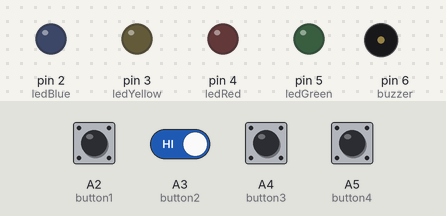
A sketch run on a simulated Arduino Uno, built with avr-gcc and run on an emulated ATmega328P. Shown: output pins drawn as LEDs (lit = HIGH), buzzer (waves = sounding). Dashed ring = blinking. The inputs (shaded band) are chosen by the test bench; at power-on: A2 (button1), A3 (button2), A4 (button3), A5 (button4) HIGH. Random numbers use the default seed unless the sketch sets one.

Above: at 1.2 s.
1.3 s: A2 (button1) pulled LOW for 0.15 s
At 1.52 s:
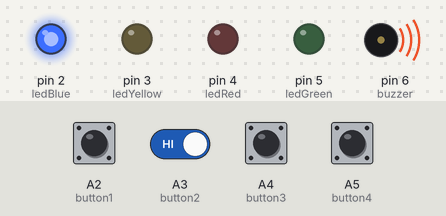
At 3.84 s:
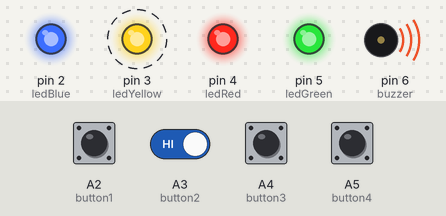
4.3 s: A2 (button1) driven LOW and A3 (button2) driven LOW
At 5.56 s:
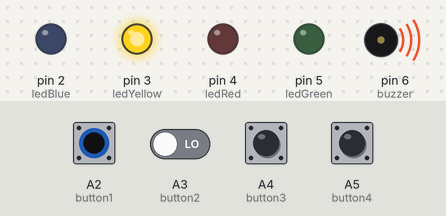
Timing chart, 0 to 13.3 s (numbered marks = the images above; inputs shaded):
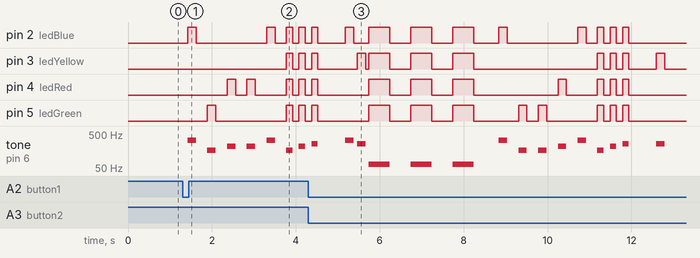

The sketch:

CarvalhoSantos_SimonSaysCode.ino
```cpp
/*
 *
 *  Author      : João Carvalho Santos
 *  Project     : Jeu du Simon
 *  DATE        : 08 november 2022
 *  VERSION     : 1.0
 *  Description : Simon says game (sequence mode) : 4 LED's will turn on in a sequence, the player has to press the buttons in the same order. Press the 1st button to start
 *
 */

// libraries
#include <Bounce2.h>

// defines a name for each button pin
#define button1 A2
#define button2 A3
#define button3 A4
#define button4 A5

// defines a name for each led pin
#define ledBlue 2
#define ledYellow 3
#define ledRed 4
#define ledGreen 5

// defines a name for the buzzer pin
#define buzzer 6

// defines de maximum of codes
#define CODES_MAX 31

// initialize global variables
int codesMemory[CODES_MAX];
bool wrongCode = false;
int code;
bool lost = false;

// instantiate Bounce objects
Bounce debouncer1 = Bounce();
Bounce debouncer2 = Bounce();
Bounce debouncer3 = Bounce();
Bounce debouncer4 = Bounce();

// table with all the different notes needed
const float gameNotes[]={65.41,329.63,261.63,220,164.81,0,400,500,600,700,800,900,1300};

void setup(){
  debouncer1.attach(button1, INPUT_PULLUP); // attaches anti-bounce to pin A2 (first button) as INPUT_PULLUP
  debouncer1.interval(25);                  // anti-bounce interval equals to 25 milliseconds

  debouncer2.attach(button2, INPUT_PULLUP); // attaches anti-bounce to pin A3 (second button) as INPUT_PULLUP
  debouncer2.interval(25);                  // anti-bounce interval equals to 25 milliseconds

  debouncer3.attach(button3, INPUT_PULLUP); // attaches anti-bounce to pin A4 (third button) as INPUT_PULLUP
  debouncer3.interval(25);                  // anti-bounce interval equals to 25 milliseconds

  debouncer4.attach(button4, INPUT_PULLUP); // attaches anti-bounce to pin A5 (fourth button) as INPUT_PULLUP
  debouncer4.interval(25);                  // anti-bounce interval equals to 25 milliseconds

  // for loop, each repetition it initializes a led or the buzzer (pin 2 to 5 = leds + pin 6 = buzzer). The loop ends once all of them were initialized
  for (int i = 2; i <= 6; i++){
    pinMode(i, OUTPUT); // initialize pin number i as OUTPUT
  }

  // initialize random number generator
  randomSeed(analogRead(0));
}

/*
 * this function lights up a led depending on which note is played
 * @param note
 */
void lightShow(int note){
  switch (note){

    //play the first led (blue led) sound (Mi3) and turn the led on
    case 1:
      digitalWrite(ledBlue, HIGH);    // turn on the blue led
      tone(buzzer, gameNotes[note]);  // play the note Mi3

      delay(200);                     // leave the led and the buzzer on for 200ms

      digitalWrite(ledBlue, LOW);     // turn off the blue led
      noTone(buzzer);                 // turn off the buzzer

      delay(70);                      // leave the led and the buzzer off for 70ms

      break;

    //play the second led (yellow led) sound (Do3) and turn the led on
    case 2:
      digitalWrite(ledYellow, HIGH);  // turn on the yellow led
      tone(buzzer, gameNotes[note]);  // play the note Do3

      delay(200);                     // leave the led and the buzzer on for 200ms

      digitalWrite(ledYellow, LOW);   // turn off the yellow led
      noTone(buzzer);                 // turn off the buzzer

      delay(70);                      // leave the led and the buzzer off for 70ms

      break;

    //play the third led (red led) sound (La2) and turn the led on
    case 3:
      digitalWrite(ledRed, HIGH);     // turn on the red led
      tone(buzzer, gameNotes[note]);  // play the note La3

      delay(200);                     // leave the led and the buzzer on for 200ms

      digitalWrite(ledRed, LOW);      // turn off the red led
      noTone(buzzer);                 // turn off the buzzer

      delay(70);                      // leave the led and the buzzer off for 70ms

      break;

    //play the forth led (green led) sound (Mi2) and turn the led on
    case 4:
      digitalWrite(ledGreen, HIGH);   // turn on the green led
      tone(buzzer, gameNotes[note]);  // play the note Mi2

      delay(200);                     // leave the led and the buzzer on for 200ms

      digitalWrite(ledGreen, LOW);    // turn off the red led
      noTone(buzzer);                 // turn off the buzzer

      delay(70);                      // leave the led and the buzzer off for 70ms

      break;

    // play the error sound with all the leds turning on and off at the same time
    case 5:
      //for loop, each repetition all the leds turn on while the buzzer plays the error sound, then turns everything off. This loop repeats 3 times
      for(int j = 0; j < 3; j++){
        digitalWrite(ledBlue,HIGH);   // turn on the blue led
        digitalWrite(ledYellow,HIGH); // turn on the yellow led
        digitalWrite(ledRed,HIGH);    // turn on the red led
        digitalWrite(ledGreen,HIGH);  // turn on the green led
        tone(buzzer, gameNotes[0]);   // play the error note

        delay(500);                   // leave the leds on and the note be played for 500ms

        digitalWrite(ledBlue,LOW);    // turn off the blue led
        digitalWrite(ledYellow,LOW);  // turn off the yellow led
        digitalWrite(ledRed,LOW);     // turn off the red led
        digitalWrite(ledGreen,LOW);   // turn off the green led
        noTone(buzzer);               // turn off the buzzer

        delay(500);                   // leave the leds and the buzzer off for 500ms
      }

      break;

    // turn off all the leds and the buzzer
    default:
      digitalWrite(ledBlue,LOW);    // turn off the blue led
      digitalWrite(ledYellow,LOW);  // turn off the yellow led
      digitalWrite(ledRed,LOW);     // turn off the red led
      digitalWrite(ledGreen,LOW);   // turn off the green led
      noTone(buzzer);               // turn off the buzzer

      break;
  }
}

/*
 * this function plays the victory melody (sounds + leds)
 */
void victoryShow(){
  // for loop, for each repetition plays two sounds and turns on two pairs of leds at a time, the played sound is always higher than the last one. This loop repeats 3 times
  for(int i = 6; i < 12; i = i + 2){
    digitalWrite(ledBlue,HIGH);   // turn on the blue led
    digitalWrite(ledRed,HIGH);    // turn on the red led
    tone(buzzer, gameNotes[i]);   // play a higher sound than the last one (first = 400)

    delay(250);                   // leave the leds on and the buzzer play for 250ms

    noTone(buzzer);               // turn off the buzzer

    delay(250);                   // leave the buzzer turned off for 250ms

    digitalWrite(ledBlue,LOW);    // turn off the blue led
    digitalWrite(ledRed,LOW);     // turn off the red led
    digitalWrite(ledYellow,HIGH); // turn on the yellow led
    digitalWrite(ledGreen,HIGH);  // turn on the green led

    tone(buzzer, gameNotes[i+1]); // play a higher sound than the last one

    delay(250);                   // leave the buzzer play for 250ms

    noTone(buzzer);               // turn off the buzzer

    delay(250);                   // leave the buzzer turned off for 250ms

    digitalWrite(ledYellow,LOW);  // turn off the yellow led
    digitalWrite(ledGreen,LOW);   // turn off the green led
  }
}

/*
 * this function plays the start melody (sounds + leds)
 */
void musicStart(){
  // for loop, each repetition plays a sound and a turns on a led, both are chosen by a generated random number between 1 and 4. This loop repeats 5 times
  for(int i = 1; i <= 5; i++){
    lightShow(random(1,5));       // play the random sound and turn on the respective led
    delay(200);                   // leave the led and the buzzer on for 200ms
  }

  // for loop, for each repetition it plays three sounds where the played note is always higher than the last one, while all the leds turn on and off
  for(int i = 0; i < 3; i++){
    digitalWrite(ledBlue,HIGH);   // turn on the blue led
    digitalWrite(ledYellow,HIGH); // turn on the yellow led
    digitalWrite(ledRed,HIGH);    // turn on the red led
    digitalWrite(ledGreen,HIGH);  // turn on the green led
    tone(buzzer, gameNotes[4-i]); // play a higher sound than the last one

    delay(150);                   // leave the buzzer and the leds turned on for 150ms

    digitalWrite(ledBlue,LOW);    // turn off the blue led
    digitalWrite(ledYellow,LOW);  // turn off the yellow led
    digitalWrite(ledRed,LOW);     // turn off the red led
    digitalWrite(ledGreen,LOW);   // turn off the green led
    noTone(buzzer);               // turn off the sound/buzzer

    delay(150);                   // leave the buzzer and the leds turned off for 150ms
  }
}

/*
 * this function tests if the user pressed the right button
 * @param codeLevel
 * @param codeToTest
 * @return true if the user just lost, or false if the user did not lose yet
 */
bool testCodes(int codeLevel,int codeToTest){
  // tests if the user lost, in that case wrongCode will be true, which will end the game. Else nothing happens, the game continues
  if(codeToTest != codesMemory[codeLevel]){
    wrongCode = true; // wrongCode is now true, the user lost
    return true;
  }else{
    return false;
  }
}

/*
 * this function plays the game
 */
void playGame(){
  // initialize variables
  int codeNumber;
  int pressedButtons[CODES_MAX];

  // restart the variable
  wrongCode = false;

  musicStart();
  delay(500); // the game starts a 500ms after the music

  // for loop, for each repetition it generates a new code (1 to 4) and writes each one in codesMemory. The loop will stop when it generated and saved the same amount of codes as CODES_MAX
  for (code = 1; code <= CODES_MAX; code++){
    // create all the codes and put them in codesMemory
    codesMemory[code-1] = random(1,5);

    // for loop, for each repetition it plays the sound and turns on the led corresponding on each code. The loop will stop when all the number of played codes is the same as the level the player is in
    for (int i = 0; i < code; i++) {
      lightShow(codesMemory[i]);  // play the sound and led corresponding to the code
    }

    // restart the variable
    codeNumber = 0;

    // loop while the user did not press the same amount of buttons as the played codes
    while (codeNumber != code){
      // update buttons state
      debouncer1.update();
      debouncer2.update();
      debouncer3.update();
      debouncer4.update();

      // if the first button was pressed, save it in pressedButtons and verify if the user lost
      if(debouncer1.fell()){
        pressedButtons[codeNumber - 1] = 1; // save button 1 as a pressed button for this code
        lightShow(1);                       // play the sound and light on the led corresponding to the first button

        // test if the first button is the wrong one, if it is the user lost
        if(testCodes(codeNumber,pressedButtons[codeNumber - 1]) == true){
          break;                            // break the loop to end the game
        }

        codeNumber++;                       // the user did not lose yet, so, the number of codes is incremented

      // else, if the second button was pressed, save it in pressedButtons and verify if the user lost
      }else if(debouncer2.fell()){
        pressedButtons[codeNumber - 1] = 2; // save button 2 as a pressed button for this code
        lightShow(2);                       // play the sound and light on the led corresponding to the second button

        // test if the second button is the wrong one, if it is the user lost
        if(testCodes(codeNumber,pressedButtons[codeNumber - 1]) == true){
          break;                            // break the loop to end the game
        }

        codeNumber++;                       // the user did not lose yet, so, the number of codes is incremented

      // else, if the third button was pressed, save it in pressedButtons and verify if the user lost
      }else if(debouncer3.fell()){
        pressedButtons[codeNumber - 1] = 3; // save button 3 as a pressed button for this code
        lightShow(3);                       // play the sound and light on the led corresponding to the third button

        // test if the third button is the wrong one, if it is the user lost
        if(testCodes(codeNumber,pressedButtons[codeNumber - 1]) == true){
          break;                            // break the loop to end the game
        }

        codeNumber++;                       // the user did not lose yet, so, the number of codes is incremented

      // else, if the fourth button was pressed, save it in pressedButtons and verify if the user lost
      }else if(debouncer4.fell()){
        pressedButtons[codeNumber - 1] = 4; // save button 4 as a pressed button for this code
        lightShow(4);                       // play the sound and light on the led corresponding to the third button

        // test if the fourth button is the wrong one, if it is the user lost
        if(testCodes(codeNumber,pressedButtons[codeNumber - 1]) == true){
          break;                            // break the loop to end the game
        }

        codeNumber++;                       // the user did not lose yet, so, the number of codes is incremented
      }
    }

    // test if the user lost, if it's the case then play the defeat sounds with the leds
    if(wrongCode == true){
      lightShow(5); // play the defeat sounds with the leds
      break;        // break the loop to end the game
    }

    delay(500);     // leave the buzzer and the leds turned off for 500ms
  }
}

void loop() {
  // initialize variables
  int codesTotal = 0;
  int codesMemory[30]{};
  int color;

  // restart the variable
  lost = true;

  // update the Bounce instance
  debouncer1.update();

  // start the game when the 1st button is pressed
  if (debouncer1.fell()){
    // play while user did not win
    while (lost == true){
      delay(100);       // wait 100ms before actually start the game
      playGame();       // play the game

      // if wrongCode is false, the user won, in that case the victory sounds will play among the leds
      if(wrongCode == false){
        lost = false;   // lost is equal to false, knowing the user won
        victoryShow();  // play the victory sounds among the leds
      }
    }
  }
}
```

Measured:
- after the input at 1.3 s, pin 2 (ledBlue): LOW → HIGH after 0.12 s, → LOW 0.20 s later, → HIGH 1.7 s later, → LOW 0.20 s later, … (8 changes in this stretch); pin 3 (ledYellow): alternates HIGH for 0.15 s and LOW for 0.15 s, starting after 2.5 s
